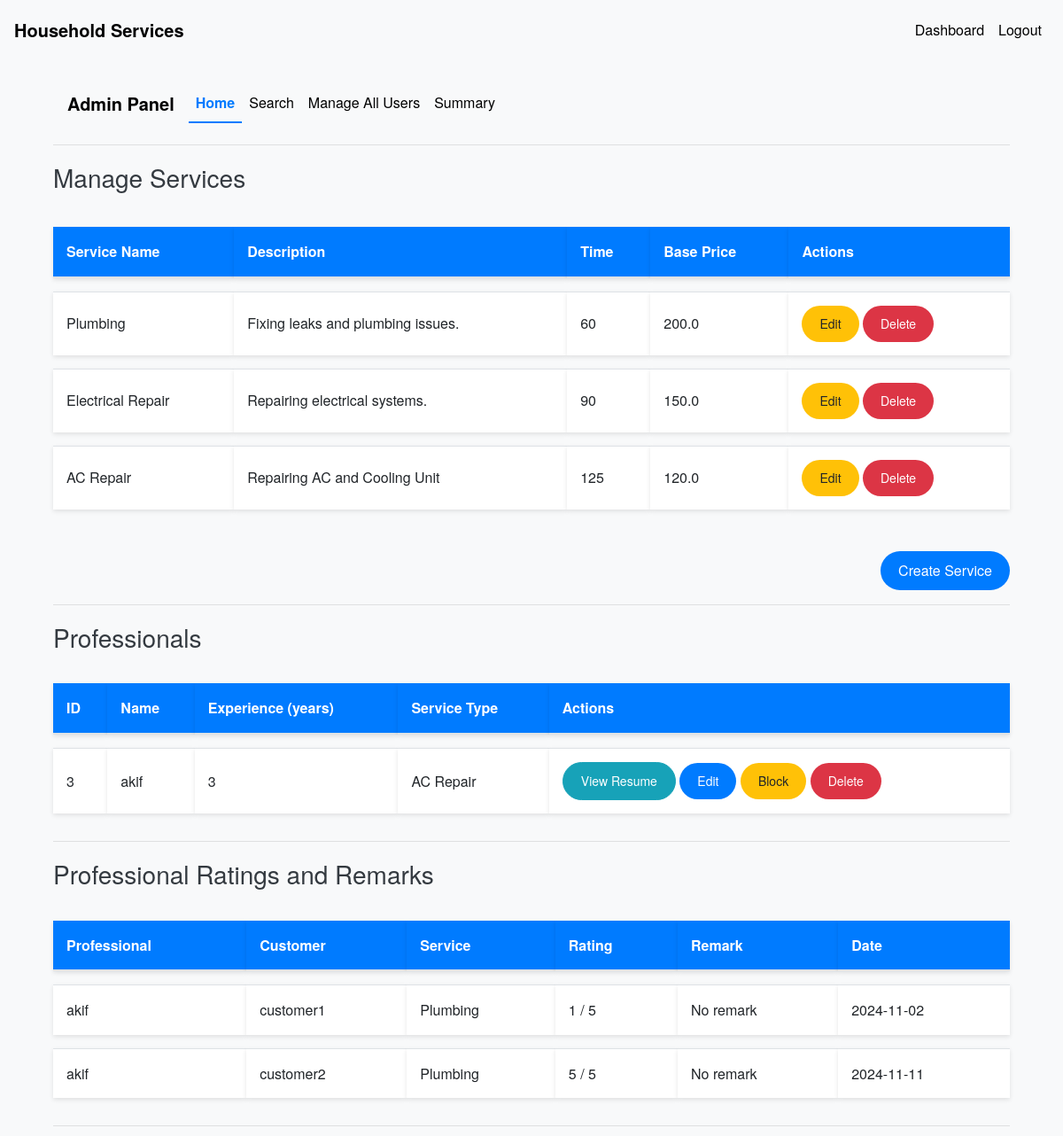
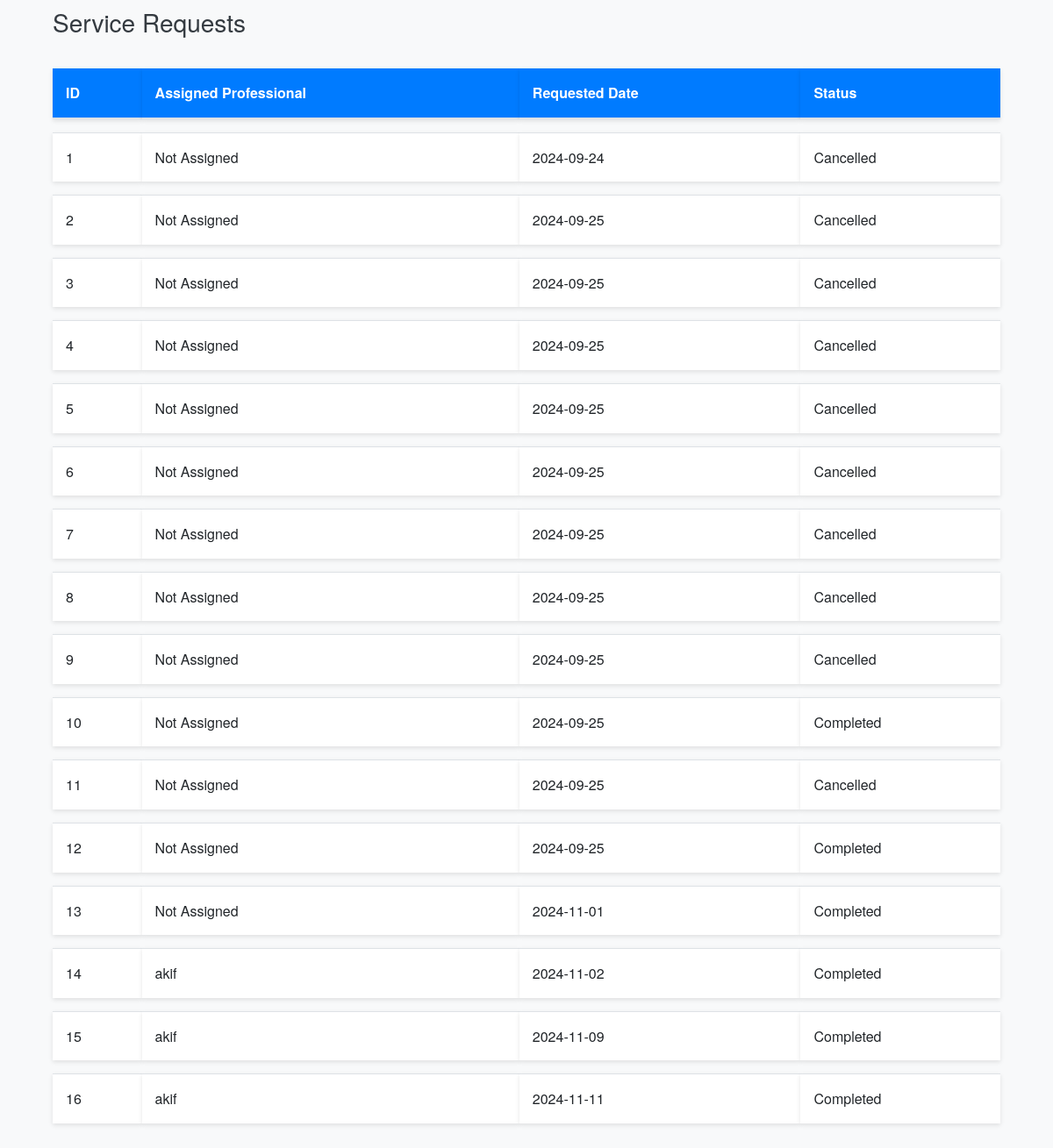
The page /admin/dashboard (signed in) on the database its author committed (2 pictures, top to bottom).
### models.py (models this page shows, shortened)
class Service(db.Model):
    __tablename__ = 'services'
    id = db.Column(db.Integer, nullable =False, primary_key=True)
    name = db.Column(db.String(100), nullable=False)
    base_price = db.Column(db.Float, nullable=False)
    time_required = db.Column(db.Integer, nullable=False)  # in minutes
    description = db.Column(db.Text)

class User(UserMixin, db.Model):
    __tablename__ = 'users'
    id = db.Column(db.Integer, primary_key=True)
    username = db.Column(db.String(100), unique=True, nullable=False)
    password = db.Column(db.String(128), nullable=False)
    role = db.Column(db.String(20), nullable=False)
    is_active = db.Column(db.Boolean, default=True)
    date_created = db.Column(db.DateTime, default=datetime.utcnow)
    date_completed = db.Column(db.DateTime)
    contact_number = db.Column(db.String(15), nullable=True)
    location = db.Column(db.String(255), nullable=True)
    pin_code = db.Column(db.String(10), nullable=True)
    is_approved = db.Column(db.Boolean, default=False)
    service_type = db.Column(db.String(100))
    experience = db.Column(db.Integer)
    resume_filename = db.Column(db.String(200))
    approval_status = db.Column(db.String(50), default='pending')
    customer_service_requests = db.relationship('ServiceRequest', backref='customer', foreign_keys='ServiceRequest.customer_id', lazy='dynamic')
    professional_service_requests = db.relationship('ServiceRequest', backref='professional', foreign_keys='ServiceRequest.professional_id', lazy='dynamic')

class ServiceRequest(db.Model):
    __tablename__ = 'service_requests'
    id = db.Column(db.Integer, primary_key=True)
    service_id = db.Column(db.Integer, db.ForeignKey('services.id'), nullable=False)
    customer_id = db.Column(db.Integer, db.ForeignKey('users.id'), nullable=False)
    professional_id = db.Column(db.Integer, db.ForeignKey('users.id'))
    service_status = db.Column(db.String(20), nullable=False, default='requested')
    service = db.relationship('Service', backref='service_requests')
    date_of_request = db.Column(db.DateTime, default=datetime.utcnow)
    date_of_completion = db.Column(db.DateTime)
    remarks = db.Column(db.Text)
    rating = db.Column(db.Integer)

### routes.py (the view)
@app.route('/admin/dashboard')
@login_required
def admin_dashboard():
    if current_user.role != 'admin':
        flash('Access denied.')
        return redirect(url_for('index'))
    services = Service.query.all()
    professionals = User.query.filter_by(role='professional').all()
    service_requests = ServiceRequest.query.all()
    pending_professionals = User.query.filter_by(role='professional', approval_status='pending').all()
    rated_service_requests = ServiceRequest.query.filter(ServiceRequest.rating.isnot(None)).all()
    return render_template('admin_dashboard.html', services=services, professionals=professionals, service_requests=service_requests, pending_professionals=pending_professionals, rated_service_requests=rated_service_requests)

### app.py (called while the page is built)
@login_manager.user_loader
def load_user(user_id):
    return User.query.get(int(user_id))

### templates/admin_dashboard.html (shortened to what this page needs)
{% extends 'base.html' %}
{% block content %}
<div class="container mt-4">
    <nav class="navbar navbar-expand-lg navbar-light bg-light">
        <a class="navbar-brand" href="{{ url_for('admin_dashboard') }}">Admin Panel</a>
        <div class="collapse navbar-collapse" id="navbarNav">
            <ul class="navbar-nav">
                <li class="nav-item {% if request.endpoint == 'admin_dashboard' %}active{% endif %}">
                    <a class="nav-link" href="{{ url_for('admin_dashboard') }}">Home</a>
                </li>
                <li class="nav-item {% if request.endpoint == 'admin_search' %}active{% endif %}">
                    <a class="nav-link" href="{{ url_for('admin_search') }}">Search</a>
                </li>
                <li class="nav-item {% if request.endpoint == 'manage_users' %}active{% endif %}">
                    <a class="nav-link" href="{{ url_for('manage_users') }}">Manage All Users</a>
                </li>
                <li class="nav-item {% if request.endpoint == 'admin_summary' %}active{% endif %}">
                    <a class="nav-link" href="{{ url_for('admin_summary') }}">Summary</a>
                </li>
            </ul>
        </div>
    </nav>
    <hr>
        <h3>Manage Services</h3>
        <table class="table table-striped mt-4">
            <thead>
                <tr>
                    <th>Service Name</th>
                    <th>Description</th>
                    <th>Time</th>
                    <th>Base Price</th>
                    <th>Actions</th>
                </tr>
            </thead>
            <tbody>
                {% for service in services %}
                <tr>
                    <td>{{ service.name }}</td>
                    <td>{{ service.description }}</td>
                    <td>{{ service.time_required }}</td>
                    <td>{{ service.base_price }}</td>
                    <td>
                        <a href="{{ url_for('edit_service', service_id=service.id) }}" class="btn btn-sm btn-warning">Edit</a>
                        <form action="{{ url_for('delete_service', service_id=service.id) }}" method="POST" style="display:inline;">
                            <button type="submit" class="btn btn-sm btn-danger" onclick="return confirm('Are you sure you want to delete this service?');">Delete</button>
                        </form>
                    </td>
                </tr>
                {% endfor %}
            </tbody>
        </table>
        <div class="text-right">
            <a href="{{ url_for('create_service') }}" class="btn btn-primary mt-3">Create Service</a>
        </div>
        <hr>
    <h3>Professionals</h3>
    <table class="table table-striped">
        <thead>
            <tr>
                <th>ID</th>
                <th>Name</th>
                <th>Experience (years)</th>
                <th>Service Type</th>
                <th>Actions</th>
            </tr>
        </thead>
        <tbody>
            {% for professional in professionals %}
            <tr>
                <td>{{ professional.id }}</td>
                <td>{{ professional.username }}</td>
                <td>{{ professional.experience }}</td>
                <td>{{ professional.service_type }}</td>
                <td>
                    {% if professional.resume_filename %}
                    <a href="{{ url_for('view_resume', filename=professional.resume_filename) }}" target="_blank" class="btn btn-sm btn-info">View Resume</a>
                    {% else %}
                    <button class="btn btn-sm btn-secondary" disabled>No Resume</button>
                    {% endif %}
                    <a href="{{ url_for('edit_user', user_id=professional.id) }}" class="btn btn-sm btn-primary">Edit</a>
                    {% if professional.approval_status == 'approved' %}
                    <form action="{{ url_for('block_professional', professional_id=professional.id) }}" method="POST" style="display:inline;">
                        <button type="submit" class="btn btn-sm btn-warning">Block</button>
                    </form>
                    {% elif professional.approval_status == 'blocked' %}
                    <form action="{{ url_for('approve_professional', professional_id=professional.id) }}" method="POST" style="display:inline;">
                        <button type="submit" class="btn btn-sm btn-success">Unblock</button>
                    </form>
                    {% else %}
                    <form action="{{ url_for('approve_professional', professional_id=professional.id) }}" method="POST" style="display:inline;">
                        <button type="submit" class="btn btn-sm btn-success">Approve</button>
                    </form>
                    {% endif %}
                    <form action="{{ url_for('delete_professional', professional_id=professional.id) }}" method="POST" style="display:inline;">
                        <button type="submit" class="btn btn-sm btn-danger"
                            onclick="return confirm('Are you sure you want to delete this professional?');">Delete</button>
                    </form>
                </td>
            </tr>
            {% endfor %}
        </tbody>
    </table>
    <hr>
    <h3>Professional Ratings and Remarks</h3>
    <table class="table table-striped">
        <thead>
            <tr>
                <th>Professional</th>
                <th>Customer</th>
                <th>Service</th>
                <th>Rating</th>
                <th>Remark</th>
                <th>Date</th>
            </tr>
        </thead>
        <tbody>
            {% for request in rated_service_requests %}
            <tr>
                <td>{{ request.professional.username }}</td>
                <td>{{ request.customer.username }}</td>
                <td>{{ request.service.name }}</td>
                <td>{{ request.rating }} / 5</td>
                <td>{{ request.remarks or 'No remark' }}</td>
                <td>{{ request.date_of_completion.strftime('%Y-%m-%d') if request.date_of_completion else '' }}</td>
            </tr>
            {% endfor %}
        </tbody>
    </table>
    <hr>
    <h3>Service Requests</h3>
    <table class="table table-striped">
        <thead>
            <tr>
                <th>ID</th>
                <th>Assigned Professional</th>
                <th>Requested Date</th>
                <th>Status</th>
            </tr>
        </thead>
        <tbody>
            {% for request in service_requests %}
            <tr>
                <td>{{ request.id }}</td>
                <td>
                    {% if request.professional %}
                        {{ request.professional.username }}
                    {% else %}
                        Not Assigned
                    {% endif %}
                </td>
                <td>{{ request.date_of_request.strftime('%Y-%m-%d') }}</td>
                <td>{{ request.service_status.capitalize() }}</td>
            </tr>
            {% endfor %}
        </tbody>
    </table>
</div>
{% endblock %}

### static/css/styles.css (style rules this page uses)
body { padding-top: 5px; font-family: 'Helvetica Neue', Arial, sans-serif; background-color: #f8f9fa; color: #343a40; line-height: 1.6; }
.navbar { background-color: #343a40; }
.navbar-brand { font-weight: bold; color: #000000 !important; }
.nav-link { color: #000000 !important; }
.nav-item.active .nav-link { color: #007bff !important; font-weight: bold; border-bottom: 2px solid #007bff; }
.table { margin-top: 20px; border-collapse: separate; border-spacing: 0 15px; }
.table th, .table td { vertical-align: middle; background-color: #ffffff; border: none; padding: 15px; box-shadow: 0 2px 5px rgba(0, 0, 0, 0.1); }
.table th { background-color: #007bff; color: #ffffff; font-weight: bold; }
.table td { border-top: 1px solid #dee2e6; }
.btn { border-radius: 50px; padding: 10px 20px; transition: background-color 0.3s ease, color 0.3s ease; }
.btn-primary { background-color: #007bff; border: none; }
.btn-warning { background-color: #ffc107; border: none; }
.btn-danger { background-color: #dc3545; border: none; }
h1, h2, h3, h4, h5, h6 { font-weight: 300; margin-top: 20px; margin-bottom: 10px; }
.container { margin-top: 50px; }

### rows shown on the page
Service: name "Plumbing", description "Fixing leaks and plumbing issues.", time_required "60", base_price "200.0"
Service: name "Electrical Repair", description "Repairing electrical systems.", time_required "90", base_price "150.0"
Service: name "AC Repair", description "Repairing AC and Cooling Unit", time_required "125", base_price "120.0"
User: id "3", username "akif", experience "3", service_type "AC Repair"
ServiceRequest: professional.username "akif", customer.username "customer1", service.name "Plumbing", rating "1", remarks "No remark", date_of_completion "2024-11-02", id "14", date_of_request "2024-11-02", service_status "Completed"
ServiceRequest: professional.username "akif", customer.username "customer2", service.name "Plumbing", rating "5", remarks "No remark", date_of_completion "2024-11-11", id "16", date_of_request "2024-11-11", service_status "Completed"
ServiceRequest: id "1", shows "Not Assigned", date_of_request "2024-09-24", service_status "Cancelled"
ServiceRequest: id "2", shows "Not Assigned", date_of_request "2024-09-25", service_status "Cancelled"
ServiceRequest: id "3", shows "Not Assigned", date_of_request "2024-09-25", service_status "Cancelled"
ServiceRequest: id "4", shows "Not Assigned", date_of_request "2024-09-25", service_status "Cancelled"
ServiceRequest: id "5", shows "Not Assigned", date_of_request "2024-09-25", service_status "Cancelled"
ServiceRequest: id "6", shows "Not Assigned", date_of_request "2024-09-25", service_status "Cancelled"
ServiceRequest: id "7", shows "Not Assigned", date_of_request "2024-09-25", service_status "Cancelled"
ServiceRequest: id "8", shows "Not Assigned", date_of_request "2024-09-25", service_status "Cancelled"
ServiceRequest: id "9", shows "Not Assigned", date_of_request "2024-09-25", service_status "Cancelled"
ServiceRequest: id "10", shows "Not Assigned", date_of_request "2024-09-25", service_status "Completed"
ServiceRequest: id "11", shows "Not Assigned", date_of_request "2024-09-25", service_status "Cancelled"
ServiceRequest: id "12", shows "Not Assigned", date_of_request "2024-09-25", service_status "Completed"
ServiceRequest: id "13", shows "Not Assigned", date_of_request "2024-11-01", service_status "Completed"
ServiceRequest: id "15", professional.username "akif", date_of_request "2024-11-09", service_status "Completed"
